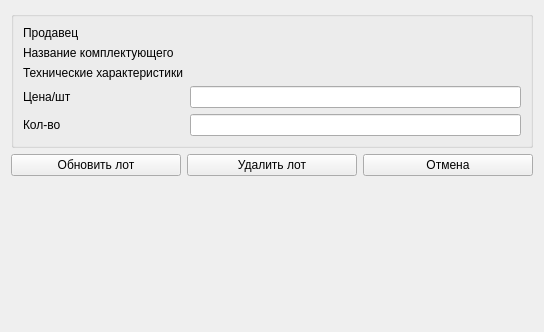
<?xml version="1.0" encoding="UTF-8"?>
<ui version="4.0">
 <class>Form</class>
 <widget class="QWidget" name="Form">
  <property name="geometry">
   <rect>
    <x>0</x>
    <y>0</y>
    <width>544</width>
    <height>332</height>
   </rect>
  </property>
  <property name="windowTitle">
   <string>Просмотр лота</string>
  </property>
  <property name="windowIcon">
   <iconset>
    <normaloff>logo.png</normaloff>logo.png</iconset>
  </property>
  <layout class="QVBoxLayout" name="verticalLayout">
   <item>
    <widget class="QGroupBox" name="groupBox">
     <layout class="QFormLayout" name="formLayout">
      <item row="0" column="0">
       <widget class="QLabel" name="label">
        <property name="text">
         <string>Продавец</string>
        </property>
       </widget>
      </item>
      <item row="0" column="1">
       <widget class="QLabel" name="label_seller">
        <property name="text">
         <string/>
        </property>
       </widget>
      </item>
      <item row="2" column="0">
       <widget class="QLabel" name="label_2">
        <property name="text">
         <string>Название комплектующего</string>
        </property>
       </widget>
      </item>
      <item row="6" column="0">
       <widget class="QLabel" name="label_4">
        <property name="text">
         <string>Цена/шт</string>
        </property>
       </widget>
      </item>
      <item row="6" column="1">
       <widget class="QLineEdit" name="line_edit_price"/>
      </item>
      <item row="8" column="0">
       <widget class="QLabel" name="label_5">
        <property name="text">
         <string>Кол-во</string>
        </property>
       </widget>
      </item>
      <item row="8" column="1">
       <widget class="QLineEdit" name="line_edit_count"/>
      </item>
      <item row="4" column="0">
       <widget class="QLabel" name="label_3">
        <property name="text">
         <string>Технические характеристики</string>
        </property>
       </widget>
      </item>
      <item row="2" column="1">
       <widget class="QLabel" name="label_component">
        <property name="text">
         <string/>
        </property>
       </widget>
      </item>
      <item row="4" column="1">
       <widget class="QLabel" name="label_charac">
        <property name="text">
         <string/>
        </property>
       </widget>
      </item>
     </layout>
    </widget>
   </item>
   <item>
    <layout class="QHBoxLayout" name="horizontalLayout">
     <item>
      <widget class="QPushButton" name="push_button_update">
       <property name="text">
        <string>Обновить лот</string>
       </property>
      </widget>
     </item>
     <item>
      <widget class="QPushButton" name="push_button_delete">
       <property name="text">
        <string>Удалить лот</string>
       </property>
      </widget>
     </item>
     <item>
      <widget class="QPushButton" name="push_button_close">
       <property name="text">
        <string>Отмена</string>
       </property>
      </widget>
     </item>
    </layout>
   </item>
   <item>
    <spacer name="verticalSpacer">
     <property name="orientation">
      <enum>Qt::Vertical</enum>
     </property>
     <property name="sizeHint" stdset="0">
      <size>
       <width>20</width>
       <height>40</height>
      </size>
     </property>
    </spacer>
   </item>
  </layout>
 </widget>
 <resources/>
 <connections/>
</ui>
